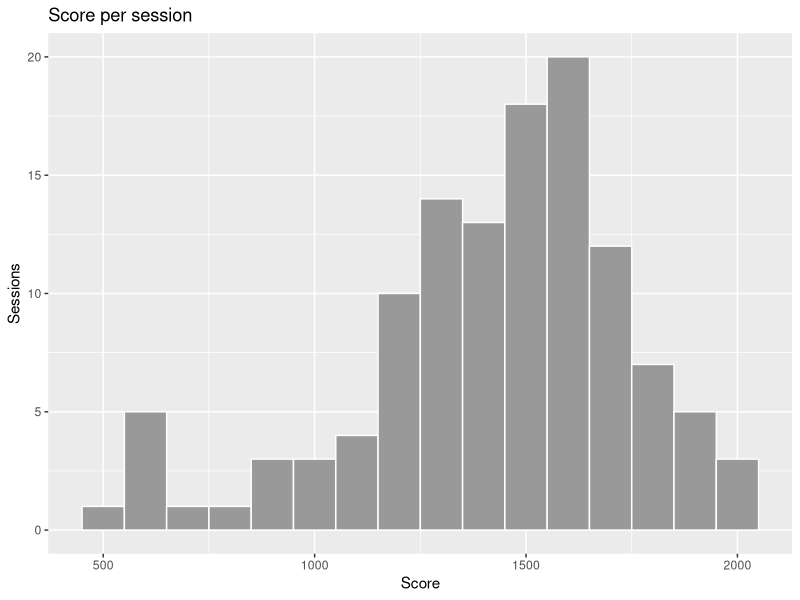
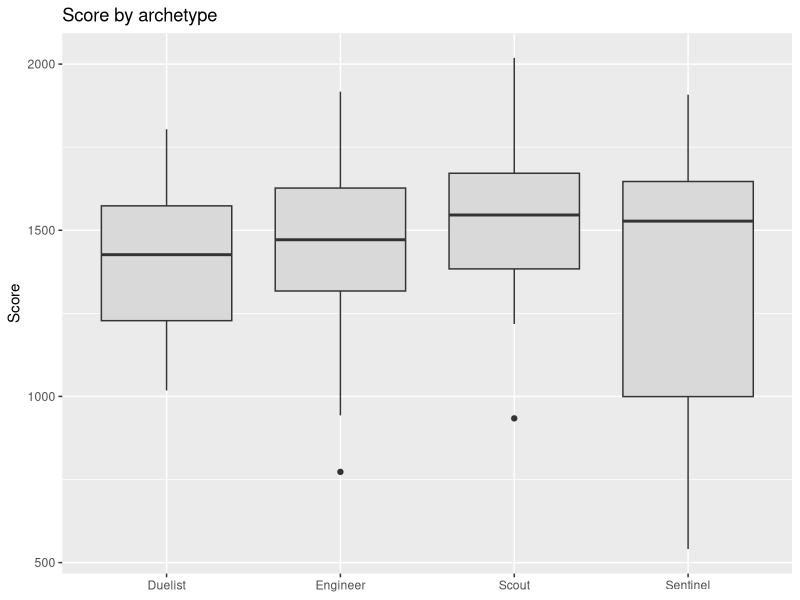
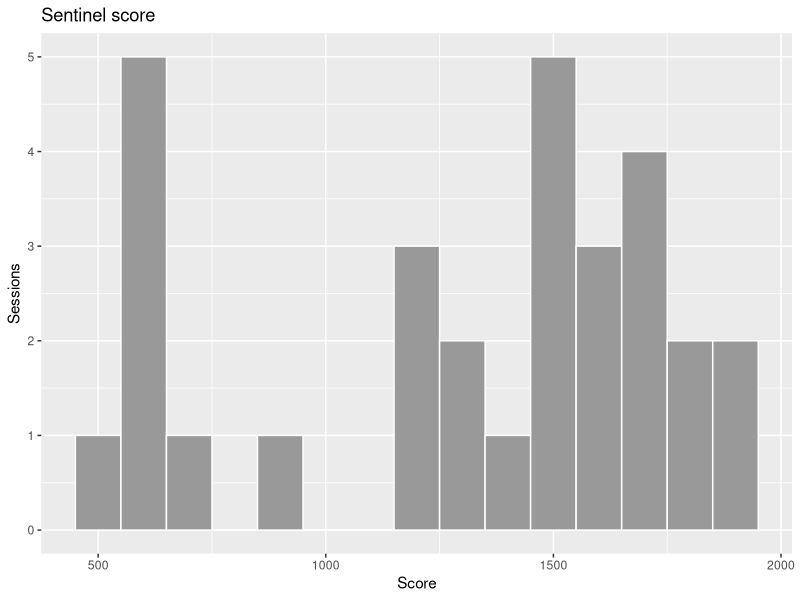
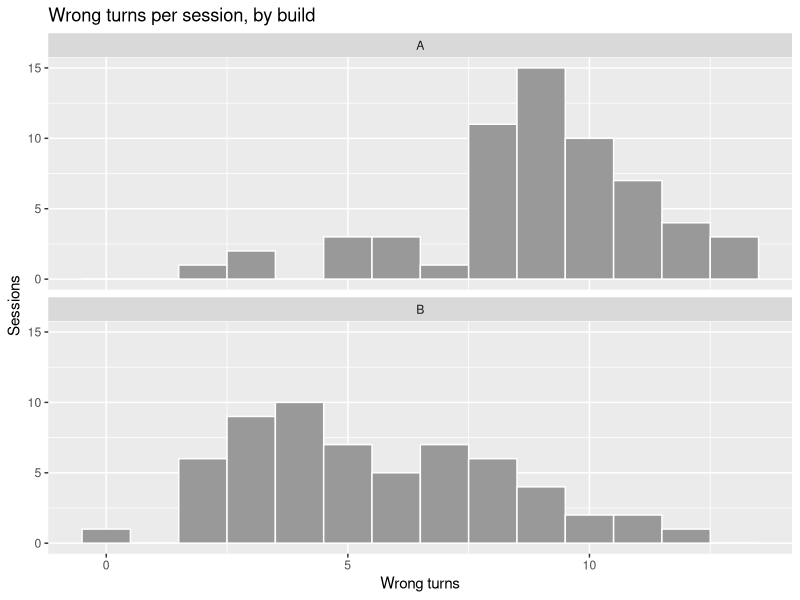
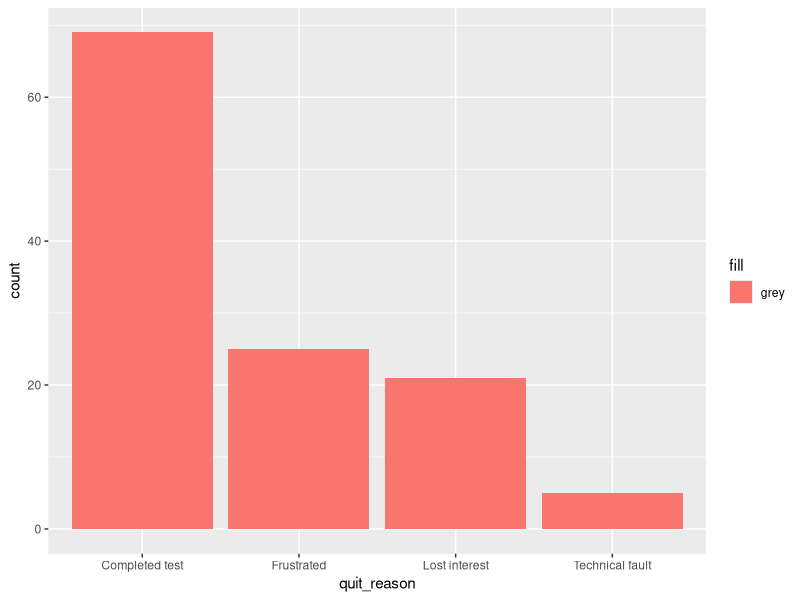
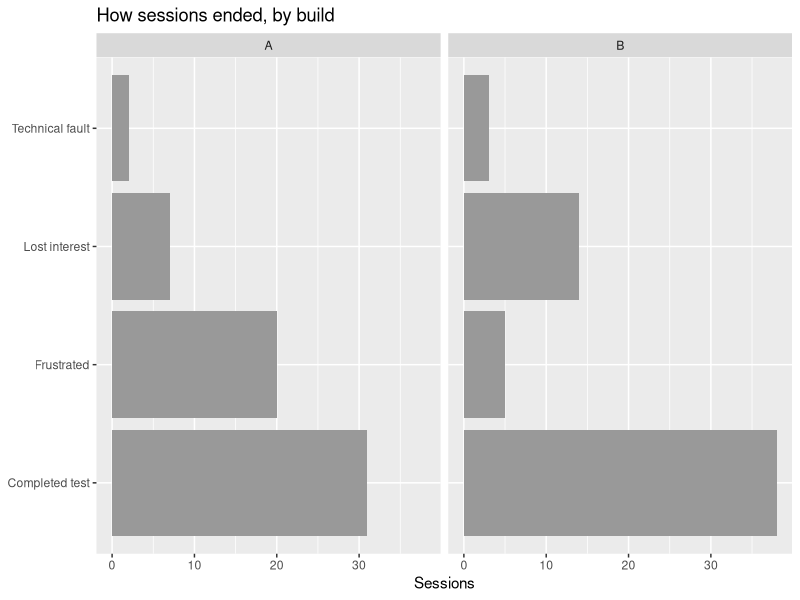
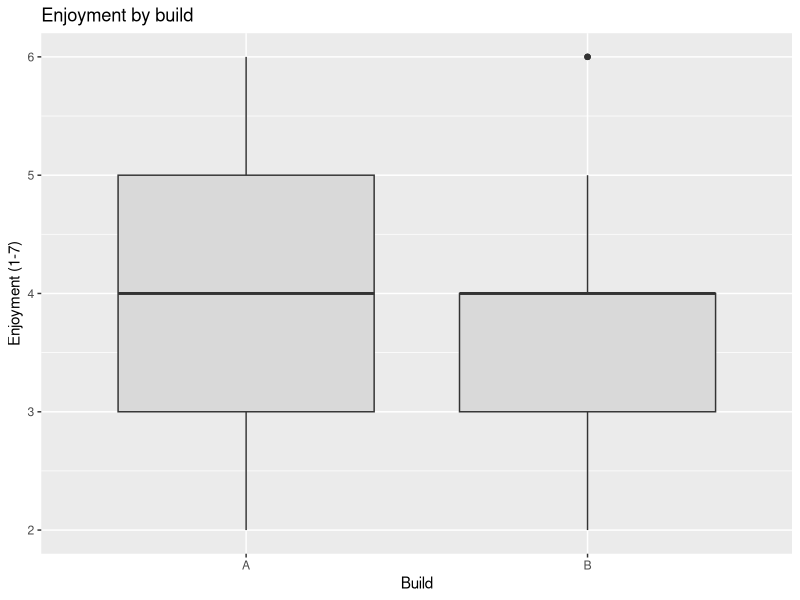
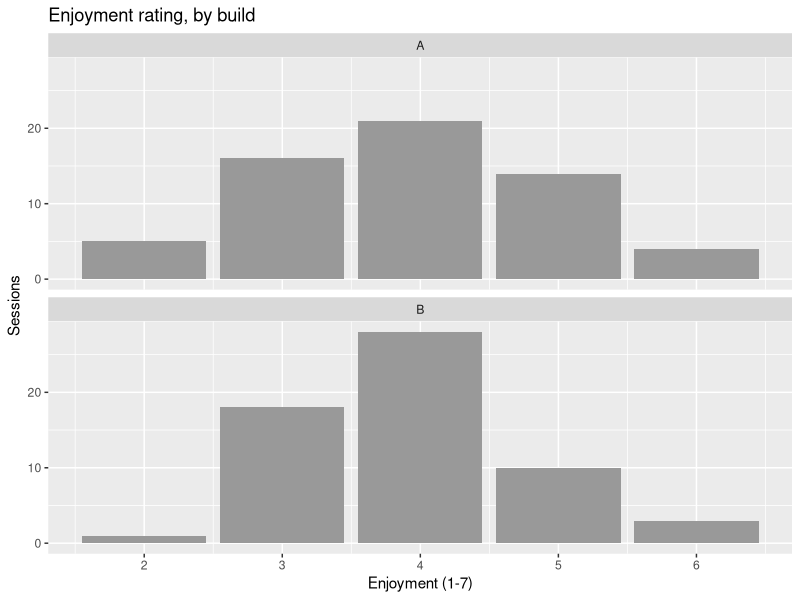

Write R code to recreate these figures, in order.
## ---- chunk 1
#| label: setup
library(readr)
library(dplyr)
library(ggplot2)

sessions <- read_csv("data/tidebreak_sessions.csv", show_col_types = FALSE)
nrow(sessions)
## ---- chunk 2
#| label: ex01
#| fig-alt: "ggplot2 histogram of score per session: most sessions between 1,200 and 1,800, with a small separate group near 500 to 700."
ggplot(sessions, aes(x = score)) +
  geom_histogram(binwidth = 100, fill = "grey60", colour = "white") +
  labs(title = "Score per session", x = "Score", y = "Sessions")
## ---- chunk 3
#| label: ex02
#| fig-alt: "ggplot2 boxplots of score by archetype. Sentinel's box is much taller than the others, reaching down to about 1,000."
ggplot(sessions, aes(x = archetype, y = score)) +
  geom_boxplot(fill = "grey85") +
  labs(title = "Score by archetype", x = NULL, y = "Score")
## ---- chunk 4
#| label: ex02-check
#| fig-alt: "Histogram of Sentinel scores only: a group of low scores between about 500 and 700, an empty gap, then the main group between 1,200 and 1,900."
sessions |>
  filter(archetype == "Sentinel") |>
  ggplot(aes(x = score)) +
  geom_histogram(binwidth = 100, fill = "grey60", colour = "white") +
  labs(title = "Sentinel score", x = "Score", y = "Sessions")
## ---- chunk 5
#| label: ex03
#| fig-alt: "Faceted histograms of wrong turns per session. Build A, above, peaks around 9; Build B, below, sits around 3 to 7."
#| fig-height: 5
ggplot(sessions, aes(x = wrong_turns)) +
  geom_histogram(binwidth = 1, fill = "grey60", colour = "white") +
  facet_wrap(~ build, ncol = 1) +
  labs(title = "Wrong turns per session, by build",
       x = "Wrong turns", y = "Sessions")
## ---- chunk 6
#| label: ex04-bad
#| fig-alt: "A stacked bar chart of quit reasons with build stacked inside each bar, bars filled in a single salmon colour with a legend reading grey, and raw column names as axis labels."
ggplot(sessions, aes(x = quit_reason)) +
  geom_bar(aes(fill = "grey")) +
  labs(x = "quit_reason")
## ---- chunk 7
#| label: ex04
#| fig-alt: "Two panels side by side, one per build, of horizontal bars counting how sessions ended. Build A's frustrated bar is about four times as long as Build B's."
ggplot(sessions, aes(y = quit_reason)) +
  geom_bar(fill = "grey60") +
  facet_wrap(~ build) +
  labs(title = "How sessions ended, by build",
       x = "Sessions", y = NULL)
## ---- chunk 8
#| label: ex05a
#| fig-alt: "Two boxplots of enjoyment rating by build, almost identical, both with medians at 4."
ggplot(sessions, aes(x = build, y = enjoyment)) +
  geom_boxplot(fill = "grey85") +
  labs(title = "Enjoyment by build", x = "Build", y = "Enjoyment (1-7)")
## ---- chunk 9
#| label: ex05b
#| fig-alt: "Two faceted bar charts of enjoyment rating, Build A above and Build B below, with very similar shapes peaking at 4."
ggplot(sessions, aes(x = enjoyment)) +
  geom_bar(fill = "grey60") +
  facet_wrap(~ build, ncol = 1) +
  labs(title = "Enjoyment rating, by build", x = "Enjoyment (1-7)", y = "Sessions")
